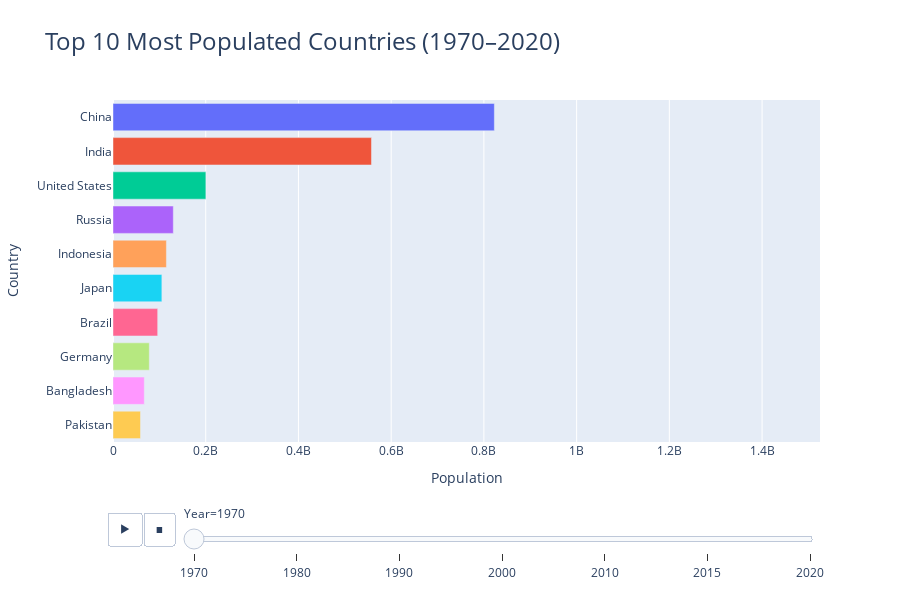

The notebook cell this image was saved under:
### Markdown cell above
### Animated Bar Chart (Top 10 Most Populated Countries Over Time)

### Code cell
import plotly.express as px


pop_cols = [col for col in df.columns if 'Population' in col and re.search(r'\d{4}', col)]
long_df = df.melt(id_vars=["Country"], value_vars=pop_cols, 
                  var_name="Year", value_name="Population")


long_df['Year'] = long_df['Year'].str.extract(r'(\d{4})')

long_df['Year'] = long_df['Year'].astype(int)
long_df = long_df.sort_values(by=["Year", "Population"], ascending=[True, False])


top10_per_year = long_df.groupby("Year").apply(lambda x: x.nlargest(10, "Population")).reset_index(drop=True)


fig = px.bar(
    top10_per_year,
    x="Population",
    y="Country",
    color="Country",
    orientation="h",
    animation_frame="Year",
    range_x=[0, top10_per_year["Population"].max() + 100_000_000],
    title="Top 10 Most Populated Countries (1970–2020)",
)


fig.update_layout(
    xaxis_title="Population",
    yaxis_title="Country",
    title_font_size=24,
    showlegend=False,
    height=600
)

fig.show()

### Figure 1 — Plotly figure (JSON) as saved in the notebook; plotly's stock layout.template omitted (floating-point values rounded to 4 significant figures)
{"data": [{"alignmentgroup": "True", "hovertemplate": "Country=%{y}<br>Year=1970<br>Population=%{x}<extra></extra>", "legendgroup": "China", "marker": {"color": "#636efa", "pattern": {"shape": ""}}, "name": "China", "offsetgroup": "China", "orientation": "h", "showlegend": true, "textposition": "auto", "type": "bar", "x": [822534450], "xaxis": "x", "y": ["China"], "yaxis": "y"}, {"alignmentgroup": "True", "hovertemplate": "Country=%{y}<br>Year=1970<br>Population=%{x}<extra></extra>", "legendgroup": "India", "marker": {"color": "#EF553B", "pattern": {"shape": ""}}, "name": "India", "offsetgroup": "India", "orientation": "h", "showlegend": true, "textposition": "auto", "type": "bar", "x": [557501301], "xaxis": "x", "y": ["India"], "yaxis": "y"}, {"alignmentgroup": "True", "hovertemplate": "Country=%{y}<br>Year=1970<br>Population=%{x}<extra></extra>", "legendgroup": "United States", "marker": {"color": "#00cc96", "pattern": {"shape": ""}}, "name": "United States", "offsetgroup": "United States", "orientation": "h", "showlegend": true, "textposition": "auto", "type": "bar", "x": [200328340], "xaxis": "x", "y": ["United States"], "yaxis": "y"}, {"alignmentgroup": "True", "hovertemplate": "Country=%{y}<br>Year=1970<br>Population=%{x}<extra></extra>", "legendgroup": "Russia", "marker": {"color": "#ab63fa", "pattern": {"shape": ""}}, "name": "Russia", "offsetgroup": "Russia", "orientation": "h", "showlegend": true, "textposition": "auto", "type": "bar", "x": [130093010], "xaxis": "x", "y": ["Russia"], "yaxis": "y"}, {"alignmentgroup": "True", "hovertemplate": "Country=%{y}<br>Year=1970<br>Population=%{x}<extra></extra>", "legendgroup": "Indonesia", "marker": {"color": "#FFA15A", "pattern": {"shape": ""}}, "name": "Indonesia", "offsetgroup": "Indonesia", "orientation": "h", "showlegend": true, "textposition": "auto", "type": "bar", "x": [115228394], "xaxis": "x", "y": ["Indonesia"], "yaxis": "y"}, {"alignmentgroup": "True", "hovertemplate": "Country=%{y}<br>Year=1970<br>Population=%{x}<extra></extra>", "legendgroup": "Japan", "marker": {"color": "#19d3f3", "pattern": {"shape": ""}}, "name": "Japan", "offsetgroup": "Japan", "orientation": "h", "showlegend": true, "textposition": "auto", "type": "bar", "x": [105416839], "xaxis": "x", "y": ["Japan"], "yaxis": "y"}, {"alignmentgroup": "True", "hovertemplate": "Country=%{y}<br>Year=1970<br>Population=%{x}<extra></extra>", "legendgroup": "Brazil", "marker": {"color": "#FF6692", "pattern": {"shape": ""}}, "name": "Brazil", "offsetgroup": "Brazil", "orientation": "h", "showlegend": true, "textposition": "auto", "type": "bar", "x": [96369875], "xaxis": "x", "y": ["Brazil"], "yaxis": "y"}, {"alignmentgroup": "True", "hovertemplate": "Country=%{y}<br>Year=1970<br>Population=%{x}<extra></extra>", "legendgroup": "Germany", "marker": {"color": "#B6E880", "pattern": {"shape": ""}}, "name": "Germany", "offsetgroup": "Germany", "orientation": "h", "showlegend": true, "textposition": "auto", "type": "bar", "x": [78294583], "xaxis": "x", "y": ["Germany"], "yaxis": "y"}, {"alignmentgroup": "True", "hovertemplate": "Country=%{y}<br>Year=1970<br>Population=%{x}<extra></extra>", "legendgroup": "Bangladesh", "marker": {"color": "#FF97FF", "pattern": {"shape": ""}}, "name": "Bangladesh", "offsetgroup": "Bangladesh", "orientation": "h", "showlegend": true, "textposition": "auto", "type": "bar", "x": [67541860], "xaxis": "x", "y": ["Bangladesh"], "yaxis": "y"}, {"alignmentgroup": "True", "hovertemplate": "Country=%{y}<br>Year=1970<br>Population=%{x}<extra></extra>", "legendgroup": "Pakistan", "marker": {"color": "#FECB52", "pattern": {"shape": ""}}, "name": "Pakistan", "offsetgroup": "Pakistan", "orientation": "h", "showlegend": true, "textposition": "auto", "type": "bar", "x": [59290872], "xaxis": "x", "y": ["Pakistan"], "yaxis": "y"}], "layout": {"barmode": "relative", "height": 600, "legend": {"title": {"text": "Country"}, "tracegroupgap": 0}, "showlegend": false, "sliders": [{"active": 0, "currentvalue": {"prefix": "Year="}, "len": 0.9, "pad": {"b": 10, "t": 60}, "steps": [{"args": [["1970"], {"frame": {"duration": 0, "redraw": true}, "fromcurrent": true, "mode": "immediate", "transition": {"duration": 0, "easing": "linear"}}], "label": "1970", "method": "animate"}, {"args": [["1980"], {"frame": {"duration": 0, "redraw": true}, "fromcurrent": true, "mode": "immediate", "transition": {"duration": 0, "easing": "linear"}}], "label": "1980", "method": "animate"}, {"args": [["1990"], {"frame": {"duration": 0, "redraw": true}, "fromcurrent": true, "mode": "immediate", "transition": {"duration": 0, "easing": "linear"}}], "label": "1990", "method": "animate"}, {"args": [["2000"], {"frame": {"duration": 0, "redraw": true}, "fromcurrent": true, "mode": "immediate", "transition": {"duration": 0, "easing": "linear"}}], "label": "2000", "method": "animate"}, {"args": [["2010"], {"frame": {"duration": 0, "redraw": true}, "fromcurrent": true, "mode": "immediate", "transition": {"duration": 0, "easing": "linear"}}], "label": "2010", "method": "animate"}, {"args": [["2015"], {"frame": {"duration": 0, "redraw": true}, "fromcurrent": true, "mode": "immediate", "transition": {"duration": 0, "easing": "linear"}}], "label": "2015", "method": "animate"}, {"args": [["2020"], {"frame": {"duration": 0, "redraw": true}, "fromcurrent": true, "mode": "immediate", "transition": {"duration": 0, "easing": "linear"}}], "label": "2020", "method": "animate"}], "x": 0.1, "xanchor": "left", "y": 0, "yanchor": "top"}], "title": {"font": {"size": 24}, "text": "Top 10 Most Populated Countries (1970–2020)"}, "updatemenus": [{"buttons": [{"args": [null, {"frame": {"duration": 500, "redraw": true}, "fromcurrent": true, "mode": "immediate", "transition": {"duration": 500, "easing": "linear"}}], "label": "&#9654;", "method": "animate"}, {"args": [[null], {"frame": {"duration": 0, "redraw": true}, "fromcurrent": true, "mode": "immediate", "transition": {"duration": 0, "easing": "linear"}}], "label": "&#9724;", "method": "animate"}], "direction": "left", "pad": {"r": 10, "t": 70}, "showactive": false, "type": "buttons", "x": 0.1, "xanchor": "right", "y": 0, "yanchor": "top"}], "xaxis": {"anchor": "y", "domain": [0, 1], "range": [0, 1524929781], "title": {"text": "Population"}}, "yaxis": {"anchor": "x", "categoryarray": ["Mexico", "Nigeria", "Pakistan", "Bangladesh", "Germany", "Brazil", "Japan", "Indonesia", "Russia", "United States", "India", "China"], "categoryorder": "array", "domain": [0, 1], "title": {"text": "Country"}}}}
